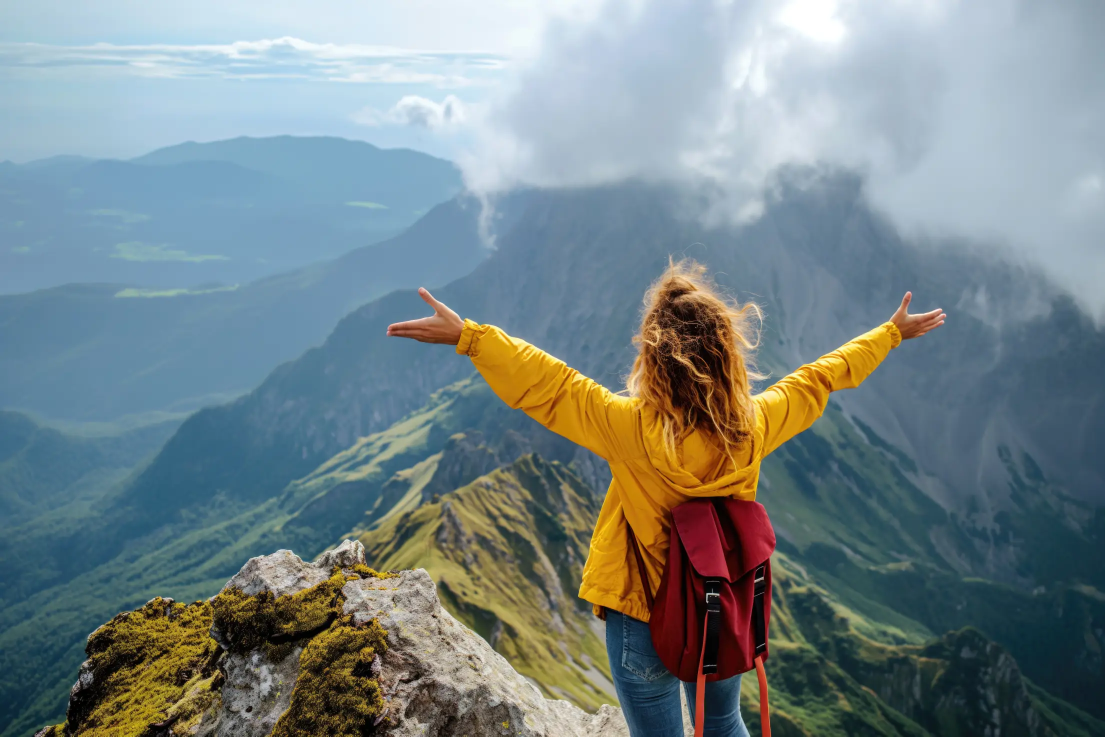
#> input picture images/woman-top-of-mountain-motivation.webp, 2210 x 1473 px (shown at 1/2 size)
$ jupyter execute 10.ipynb
#> lines starting #> are read from the running program, lines starting #| are printed output that depends on the picture
[cell 1]
import cv2 as cv
import numpy as np
import matplotlib.pyplot as plt
from skimage import exposure

[cell 2]
color_image = cv.imread('images/woman-top-of-mountain-motivation.webp')
#> color_image is the input picture: shape (1473, 2210, 3); mean B, G, R 136.1, 133.3, 119.1
grayscale_image = cv.imread('images/mountaining.webp', 0)
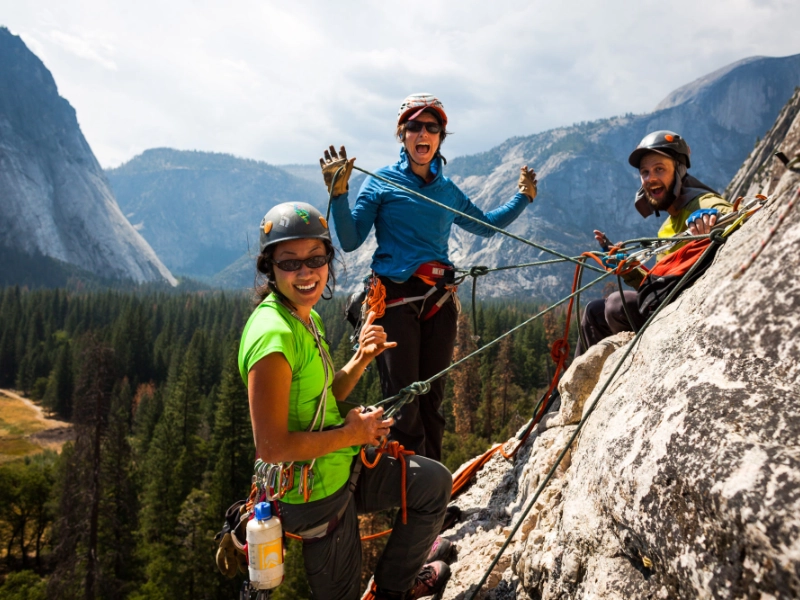
#> input picture images/mountaining.webp, 800 x 600 px
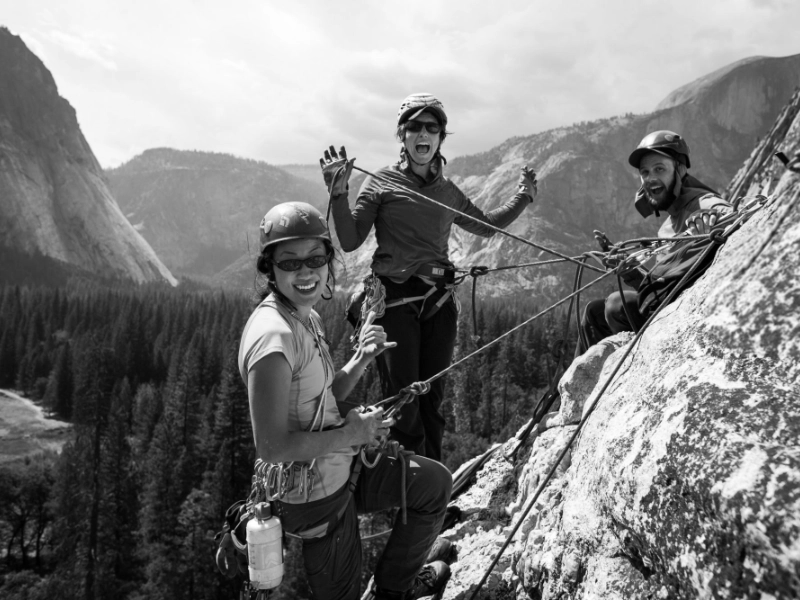
#> grayscale_image: shape (600, 800); min 0, max 255, mean 124.6

[cell 3]
adjusted_color = exposure.rescale_intensity(color_image, in_range=(30, 180), out_range=(0, 255))
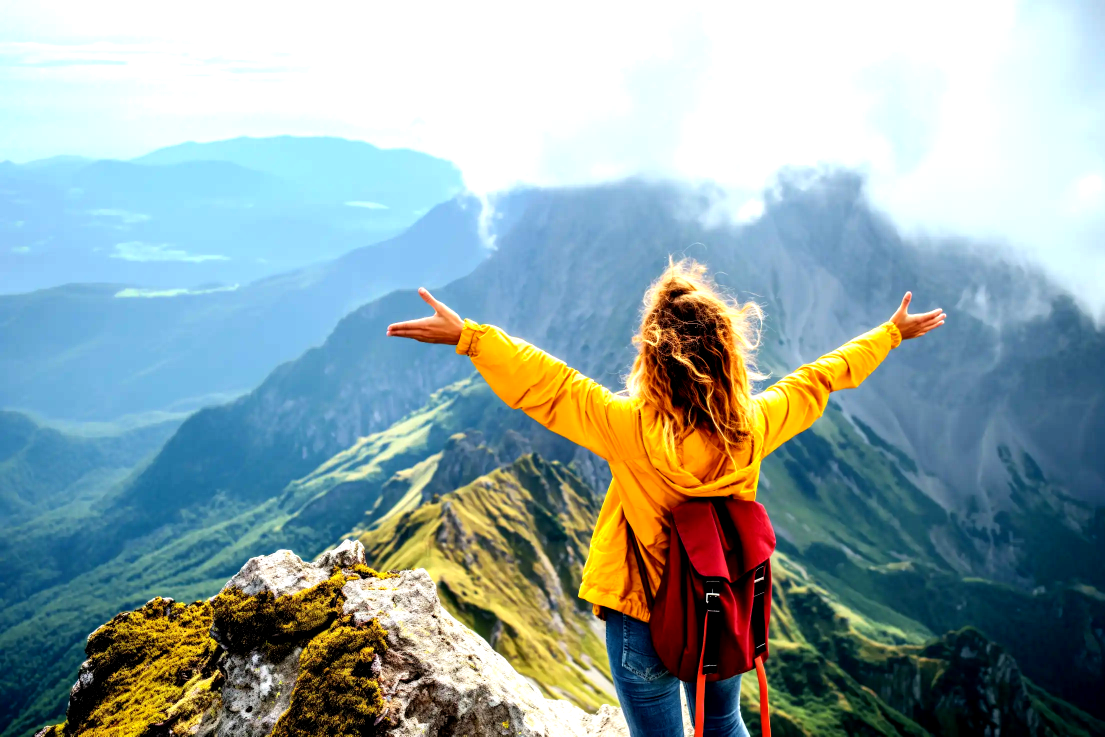
#> adjusted_color: shape (1473, 2210, 3) float64 (shown at 1/2 size); mean B, G, R 164.9, 164.8, 145.1
adjusted_grayscale = exposure.rescale_intensity(grayscale_image, in_range=(30, 180), out_range=(0, 255))
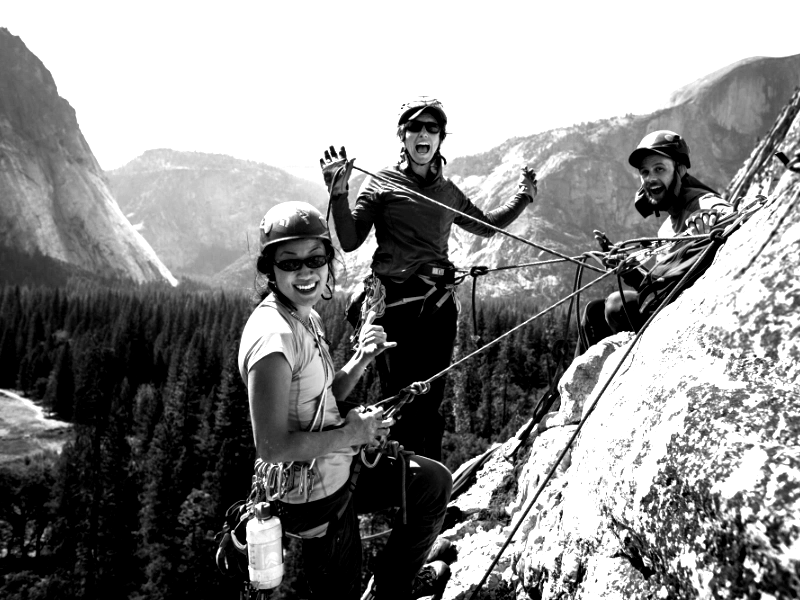
#> adjusted_grayscale: shape (600, 800) float64; min 0, max 255, mean 138.5

[cell 4]
rgb_image = cv.cvtColor(color_image, cv.COLOR_BGR2RGB)
adjusted_color = np.uint8(adjusted_color)
adjusted_rgb_image = cv.cvtColor(adjusted_color, cv.COLOR_BGR2RGB)

[cell 5]
plt.subplot(2,2,1)
plt.imshow(rgb_image)
plt.title('Original Color Image')
plt.axis('off')

plt.subplot(2,2,2)
plt.imshow(grayscale_image, cmap='gray')
plt.title('Original Grayscale Image')
plt.axis('off')

plt.subplot(2,2,3)
plt.imshow(adjusted_rgb_image)
plt.title('Adjusted Color Image')
plt.axis('off')

plt.subplot(2,2,4)
plt.imshow(adjusted_grayscale, cmap='gray')
plt.title('Adjusted Grayscale Image')
plt.axis('off')

plt.tight_layout()
plt.show()
